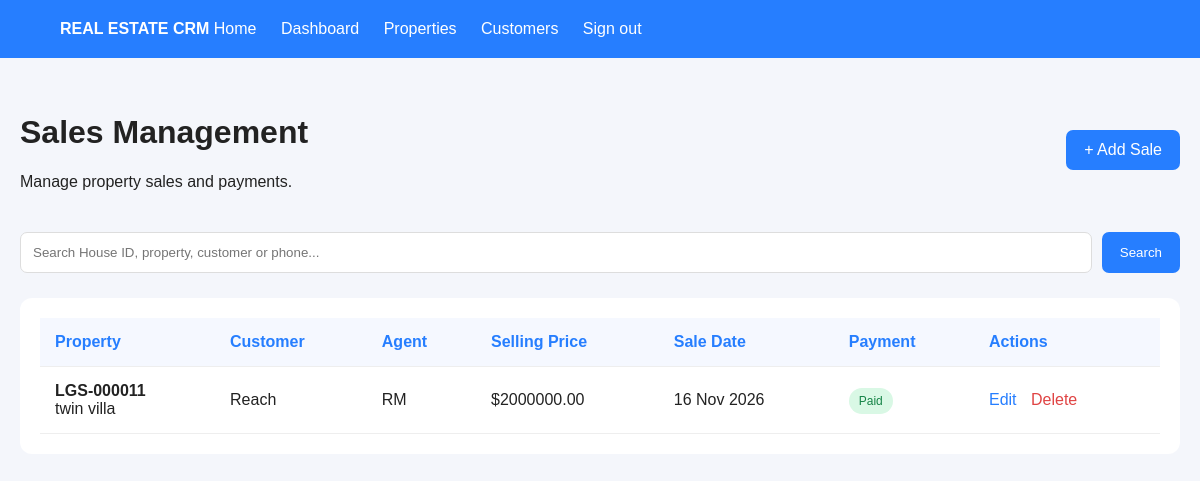
Screenshot of /sales/ (signed in) with the database file from the repository.
### sales/models.py (models this page shows, shortened)
class Sale(models.Model):
    PAYMENT_STATUS = [
        ('PENDING', 'Pending'),
        ('PARTIAL', 'Partial'),
        ('PAID', 'Paid'),
    ]
    property = models.ForeignKey(
        Property,
        on_delete=models.PROTECT,
        related_name='sales'
    )
    customer = models.ForeignKey(
        Customer,
        on_delete=models.PROTECT,
        related_name='purchases'
    )
    agent = models.ForeignKey(
        settings.AUTH_USER_MODEL,
        on_delete=models.SET_NULL,
        null=True,
        blank=True,
        related_name='sales'
    )
    selling_price = models.DecimalField(
        max_digits=12,
        decimal_places=2
    )
    sale_date = models.DateField()
    payment_status = models.CharField(
        max_length=20,
        choices=PAYMENT_STATUS,
        default='PENDING'
    )
    notes = models.TextField(blank=True)
    created_at = models.DateTimeField(auto_now_add=True)

### properties/models.py (models this page shows, shortened)
class Property(models.Model):
    LISTING_TYPES = [
        ('SALE', 'For Sale'),
        ('RENT', 'For Rent'),
    ]
    PROPERTY_TYPES = [
        ('HOUSE', 'House'),
        ('VILLA', 'Villa'),
        ('TWIN_VILLA', 'Twin Villa'),
        ('LINK_HOUSE', 'Link House'),
        ('CONDO', 'Condo'),
        ('LAND', 'Land'),
        ('SHOPHOUSE', 'Shophouse'),
        ('APARTMENT', 'Apartment'),
        ('COMMERCIAL', 'Commercial Property'),
        ('OTHER', 'Other'),
    ]
    STATUS_CHOICES = [
        ('AVAILABLE', 'Available'),
        ('SOLD', 'Sold'),
        ('RENTED', 'Rented'),
        ('PENDING', 'Pending'),
        ('RESERVED', 'Reserved'),
    ]
    title = models.CharField(max_length=200)
    listing_type = models.CharField(
        max_length=10,
        choices=LISTING_TYPES,
        default='SALE'
    )
    property_type = models.CharField(
        max_length=20,
        choices=PROPERTY_TYPES
    )
    price = models.DecimalField(
        max_digits=12,
        decimal_places=2
    )
    monthly_rent = models.DecimalField(max_digits=12, decimal_places=2, default=0)
    location = models.CharField(max_length=255)
    city = models.CharField(max_length=100, blank=True)
    district = models.CharField(max_length=100, blank=True)
    commune = models.CharField(max_length=100, blank=True)
    bedrooms = models.PositiveIntegerField(default=0)
    bathrooms = models.PositiveIntegerField(default=0)
    area = models.DecimalField(
        max_digits=10,
        decimal_places=2
    )
    land_size = models.DecimalField(max_digits=10, decimal_places=2, default=0)
    house_size = models.DecimalField(max_digits=10, decimal_places=2, default=0)
    owner = models.ForeignKey('customers.Customer', on_delete=models.SET_NULL, null=True, blank=True, related_name='owned_properties')
    agent = models.ForeignKey('accounts.User', on_delete=models.SET_NULL, null=True, blank=True, related_name='properties')
    description = models.TextField(blank=True)
    image = models.ImageField(
        upload_to='properties/',
        blank=True,
        null=True
    )
    features = models.TextField(
        blank=True,
        help_text="Swimming pool, garden, parking, elevator"
    )
    swimming_pool = models.BooleanField(default=False)
    parking = models.BooleanField(default=False)
    garden = models.BooleanField(default=False)
    furnished = models.BooleanField(default=False)
    status = models.CharField(
        max_length=20,
        choices=STATUS_CHOICES,
        default='AVAILABLE'
    )
    created_at = models.DateTimeField(auto_now_add=True)
    @property
    def house_id(self):
        return f'LGS-{self.pk:06d}' if self.pk else ''

### customers/models.py (models this page shows, shortened)
class Customer(models.Model):
    CUSTOMER_TYPES = [
        ('BUYER', 'Buyer'),
        ('SELLER', 'Seller'),
        ('RENTER', 'Renter'),
        ('RENT_OWNER', 'Property Rent Owner'),
    ]
    PRICE_NEGOTIABILITY_CHOICES = [
        ('NEGOTIABLE', 'Negotiable'),
        ('FIXED', 'Not negotiable'),
    ]
    TITLE_TYPE_CHOICES = [
        ('HARD', 'Hard Title'),
        ('SOFT', 'Soft Title'),
    ]
    name = models.CharField(max_length=200)
    phone = models.CharField(max_length=30)
    email = models.EmailField(blank=True, null=True)
    customer_type = models.CharField(
        max_length=20,
        choices=CUSTOMER_TYPES,
        default='BUYER'
    )
    minimum_budget = models.DecimalField(
        max_digits=12,
        decimal_places=2,
        default=0
    )
    budget = models.DecimalField(
        max_digits=12,
        decimal_places=2,
        default=0
    )
    preferred_location = models.CharField(
        max_length=255,
        blank=True
    )
    preferred_bedrooms = models.PositiveIntegerField(default=0)
    preferred_bathrooms = models.PositiveIntegerField(default=0)
    requirements = models.TextField(
        blank=True,
        help_text="Example: Swimming pool, parking, garden"
    )
    notes = models.TextField(blank=True)
    assigned_agent = models.ForeignKey(
        settings.AUTH_USER_MODEL, on_delete=models.SET_NULL,
        null=True, blank=True, related_name='customers'
    )
    property_type = models.CharField(max_length=30, blank=True)
    city = models.CharField(max_length=100, blank=True)
    district = models.CharField(max_length=100, blank=True)
    commune = models.CharField(max_length=100, blank=True)
    preferred_city = models.CharField(max_length=100, blank=True)
    preferred_district = models.CharField(max_length=100, blank=True)
    preferred_commune = models.CharField(max_length=100, blank=True)
    owner_property_title = models.CharField(max_length=200, blank=True)
    asking_price = models.DecimalField(max_digits=12, decimal_places=2, null=True, blank=True)
    price_negotiability = models.CharField(max_length=12, choices=PRICE_NEGOTIABILITY_CHOICES, blank=True)
    title_type = models.CharField(max_length=10, choices=TITLE_TYPE_CHOICES, blank=True)
    owner_bedrooms = models.CharField(max_length=10, blank=True)
    owner_bathrooms = models.CharField(max_length=10, blank=True)
    land_size = models.DecimalField(max_digits=10, decimal_places=2, null=True, blank=True)
    house_size = models.DecimalField(max_digits=10, decimal_places=2, null=True, blank=True)
    furnished_status = models.CharField(max_length=20, blank=True)
    property_description = models.TextField(blank=True)
    owner_requirements = models.TextField(blank=True)
    created_at = models.DateTimeField(auto_now_add=True)

### accounts/models.py (models this page shows, shortened)
class User(AbstractUser):
    ROLE_CHOICES = (
        ('ADMIN', 'Admin'),
        ('AGENT', 'Sales Agent'),
        ('PROPERTY', 'Property Manager'),
    )
    role = models.CharField(
        max_length=10,
        choices=ROLE_CHOICES,
        default='AGENT'
    )
    phone = models.CharField(max_length=20, blank=True)

### sales/views.py (the view, shortened to what this page needs)
# urls.py: path('', views.sale_list, name='sale_list'),
@login_required
def sale_list(request):
    search = request.GET.get('search', '')
    sales = Sale.objects.select_related(
        'property', 'customer', 'agent'
    ).order_by('-created_at')
    if getattr(request.user, 'role', '') == 'PROPERTY':
        sales = sales.filter(property__agent=request.user)
    elif not (request.user.is_superuser or getattr(request.user, 'role', '') == 'ADMIN'):
        sales = sales.filter(agent=request.user)
    return render(request, 'sales/sale_list.html', {
        'sales': sales,
        'search': search,
    })

### sales/templates/sales/sale_list.html (shortened to what this page needs)
<!DOCTYPE html>
<html lang="en">
<head>
</head>
<body>
<nav class="navbar">
    <strong>REAL ESTATE CRM</strong>
    <a href="{% url 'home' %}">Home</a>
    <a href="{% if request.user.role == 'PROPERTY' %}{% url 'property_list' %}{% elif request.user.role == 'ADMIN' %}{% url 'admin_dashboard' %}{% else %}{% url 'agent_dashboard' %}{% endif %}">Dashboard</a>
    <a href="{% url 'property_list' %}">Properties</a>
    <a href="{% url 'customer_list' %}">Customers</a>
    <a href="{% url 'logout' %}">Sign out</a>
</nav>
<div class="container">
    <div class="header">
        <div>
            <h1>Sales Management</h1>
            <p>Manage property sales and payments.</p>
        </div>
        {% if request.user.role != 'PROPERTY' %}<a href="{% url 'sale_add' %}" class="btn">+ Add Sale</a>{% endif %}
    </div>
    <form method="GET" class="search">
        <input type="text" name="search" value="{{ search }}"
               placeholder="Search House ID, property, customer or phone...">
        <button class="btn" type="submit">Search</button>
    </form>
    <div class="table-box">
        <table>
            <thead>
                <tr>
                    <th>Property</th>
                    <th>Customer</th>
                    <th>Agent</th>
                    <th>Selling Price</th>
                    <th>Sale Date</th>
                    <th>Payment</th>
                    <th>Actions</th>
                </tr>
            </thead>
            <tbody>
                {% for sale in sales %}
                <tr>
                    <td><strong>{{ sale.property.house_id }}</strong><br>{{ sale.property.title }}</td>
                    <td>{{ sale.customer.name }}</td>
                    <td>{{ sale.agent.username|default:"Not assigned" }}</td>
                    <td>${{ sale.selling_price|floatformat:2 }}</td>
                    <td>{{ sale.sale_date|date:"d M Y" }}</td>
                    <td>
                        <span class="status
                            {% if sale.payment_status == 'PAID' %}paid
                            {% elif sale.payment_status == 'PARTIAL' %}partial
                            {% endif %}">
                            {{ sale.get_payment_status_display }}
                        </span>
                    </td>
                    <td class="actions">
                        {% if request.user.role != 'PROPERTY' %}<a class="edit" href="{% url 'sale_edit' sale.pk %}">Edit</a>
                        <a class="delete" href="{% url 'sale_delete' sale.pk %}">Delete</a>{% else %}<span>View only</span>{% endif %}
                    </td>
                </tr>
                {% empty %}
                <tr>
                    <td colspan="7" style="text-align:center;padding:30px;">
                        No sales records found.
                    </td>
                </tr>
                {% endfor %}
            </tbody>
        </table>
    </div>
</div>
</body>
</html>

### sales/templates/sales/sale_list.html (style rules this page uses)
* { box-sizing: border-box; font-family: Arial, sans-serif; }
body { margin: 0; background: #f4f6fb; color: #222; }
.navbar { background: #267eff; color: white; padding: 20px 5%; }
.navbar a { color: white; text-decoration: none; margin-right: 20px; }
.container { max-width: 1200px; margin: 35px auto; padding: 0 20px; }
.header { display: flex; justify-content: space-between; align-items: center; gap: 15px; flex-wrap: wrap; }
.btn { display: inline-block; background: #267eff; color: white; padding: 11px 18px; border-radius: 7px; text-decoration: none; border: none; cursor: pointer; }
.search { display: flex; gap: 10px; margin: 25px 0; }
.search input { flex: 1; min-width: 0; padding: 12px; border: 1px solid #ddd; border-radius: 7px; }
.table-box { background: white; border-radius: 12px; padding: 20px; overflow-x: auto; }
table { width: 100%; border-collapse: collapse; min-width: 850px; }
th, td { padding: 15px; text-align: left; border-bottom: 1px solid #eee; }
th { background: #f5f8ff; color: #267eff; }
.status { padding: 6px 10px; border-radius: 20px; font-size: 12px; background: #fff2cc; }
.paid { background: #d9f8e5; color: #168447; }
.actions a { margin-right: 10px; text-decoration: none; }
.edit { color: #267eff; }
.delete { color: #e04444; }

### rows the page displays
Sale: property.house_id "LGS-000011", property "twin villa", customer.name "Reach", agent.username "RM", selling_price "2000000.00", sale_date "16 Nov 2026", payment_status "Paid"
